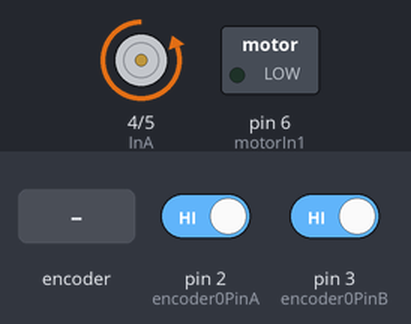
Recording of a sketch running on a simulated Arduino Uno, built with avr-gcc and run on an emulated ATmega328P. Parts: motor-driver pin pairs drawn as motors (green arrow = first pin HIGH = forward, orange = second pin HIGH = backward, longer = more drive, scaled by the enable pin), switched loads named in the sketch (green lamp = pin HIGH). The inputs (shaded band) are chosen by the test bench; at power-on: pin 2 (encoder0PinA) HIGH, pin 3 (encoder0PinB) HIGH. What the sketch prints to the serial monitor is not drawn.

Above: at 1.2 s.
1.3 s: rotary encoder on pin 2 (encoder0PinA) / pin 3 (encoder0PinB) turned 1 step (first pin leading)
3.3 s: rotary encoder on pin 2 (encoder0PinA) / pin 3 (encoder0PinB) turned 1 step (first pin leading)
Timing chart, 0 to 6.3 s (numbered marks = the images above; inputs shaded):
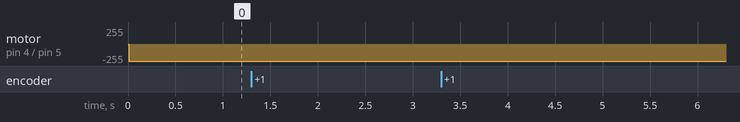

The sketch:

vnh5019_right.ino
```cpp
#define encoder0PinA  2
#define encoder0PinB  3

#define motorIn1 6
#define InA 4
#define InB 5
#define EN 7

#define LOOPTIME 40
#define FeedbackTime 100
#define CurrentLimit 8500 //for metal0

int pinAState = 0;
int pinAStateOld = 0;
int pinBState = 0;
int pinBStateOld = 0;

byte sT = 0;  //send start byte
byte sH = 0;  //send high byte
byte sL = 0;  //send low byte
byte sCS = 0;  //send current sense byte
byte sP = 0;  //send stop byte

byte rT = 0;  //receive start byte
byte rH = 0;  //receive high byte
byte rL = 0;  //receive low byte
byte rP = 0;  //receive stop byte

volatile long Encoderpos = 0;
volatile long unknownvalue = 0;

volatile int lastEncoded = 0;
unsigned long lastMilli = 0;                    // loop timing
unsigned long lastSend = 0;                    // send timing
long dT = 0;

double omega_target = 0.0;
double omega_actual = 0;

int PWM_val = 0;                                // (25% = 64; 50% = 127; 75% = 191; 100% = 255)
double CPR = 28;                                   // encoder count per revolution
double gear_ratio = 65.5;
int actual_send = 0;
int target_receive = 0;

float Kp = 0.9;
float Ki = 0.005;
float Kd = 0;
double error;
double pidTerm = 0;                                                            // PID correction
double sum_error, d_error=0;

double calculated_pidTerm;
double constrained_pidterm;

//current sense
int analogPin = A0;
unsigned int current = 0;
int current_send = 0;

//Motor Driver mode
int driver_mode = 0;
int driver_status = 0;

void setup()
{
 //Set PWM frequency for D5 & D6
 // set timer 0 divisor to     8 for PWM frequency of  7812.50 Hz
 TCCR0B = TCCR0B & B11111000 | B00000010;
 pinMode(encoder0PinA, INPUT);
 digitalWrite(encoder0PinA, HIGH);       // turn on pullup resistor
 pinMode(encoder0PinB, INPUT);
 digitalWrite(encoder0PinB, HIGH);       // turn on pullup resistor

 attachInterrupt(0, doEncoder, CHANGE);  // encoder pin on interrupt 0 - pin 2
 attachInterrupt(1, doEncoder, CHANGE);
 pinMode(InA, OUTPUT);
 pinMode(InB, OUTPUT);
 pinMode(EN, OUTPUT);
 //digitalWrite(EN, LOW);
 digitalWrite(EN, HIGH);
 Serial.begin (57600);
}

void loop()
{
  readCmd_wheel_angularVel();
  //CurrentMonitor();
  if((millis()-lastMilli) >= LOOPTIME)
     {                                    // enter tmed loop
        dT = millis()-lastMilli;
        lastMilli = millis();

        getMotorData();                                                           // calculate speed

        PWM_val = (updatePid(omega_target, omega_actual));                       // compute PWM value from rad/s

        if (omega_target == 0)  { PWM_val = 0;  sum_error = 0;  }

        if (PWM_val <= 0)   { analogWrite(motorIn1,abs(PWM_val));  digitalWrite(InA, LOW);  digitalWrite(InB, HIGH); }
        if (PWM_val > 0)    { analogWrite(motorIn1,abs(PWM_val));  digitalWrite(InA, HIGH);   digitalWrite(InB, LOW);}
     }

  if((millis()-lastSend) >= FeedbackTime)
     {                                    // enter tmed loop
        lastSend = millis();
        sendFeedback_wheel_angularVel(); //send actually speed to mega
     }
}

void readCmd_wheel_angularVel()
{
  if (Serial.available() >= 4)
  {
    char rT = (char)Serial.read(); //read target speed from mega
          if(rT == '{')
            {
              char commandArray[3];
              Serial.readBytes(commandArray,3);
              byte rH=commandArray[0];
              byte rL=commandArray[1];
              char rP=commandArray[2];
              if(rP=='}')
                {
                  target_receive = (rH<<8)+rL;
                  omega_target = double (target_receive*0.00031434064);  //convert received 16 bit integer to actual speed
                }
            }
  }
}

void sendFeedback_wheel_angularVel()
{
  //getMotorData();
  actual_send = int(omega_actual/0.00031434064); //convert rad/s to 16 bit integer to send
  //max current is 20400mA 20400/255 = 80
  current_send = current/80;
  char sT='{'; //send start byte
  byte sH = highByte(actual_send); //send high byte
  byte sL = lowByte(actual_send);  //send low byte
  sP = '}'; //send stop byte
  Serial.write(sT); Serial.write(sH); Serial.write(sL);
  Serial.write(sP);
}

void getMotorData()
{
  static long EncoderposPre = 0;
  omega_actual = ((Encoderpos - EncoderposPre)*(1000/dT))*2*PI/(CPR*gear_ratio);  //ticks/s to rad/s
  EncoderposPre = Encoderpos;
}

void CurrentMonitor()
{
    // 5V / 1024 ADC counts / 144 mV per A = 34 mA per count
    current = analogRead(analogPin) * 34;
}

double updatePid(double targetValue,double currentValue)
{
  static double last_error=0;
  error = targetValue - currentValue;

  sum_error = sum_error + error * dT;
  // Added by KKuei to bound sum_error range
  sum_error = constrain(sum_error, -2000, 2000);

  d_error = (error - last_error) / dT;
  pidTerm = Kp * error + Ki * sum_error + Kd * d_error;
  //pidTerm = Kp * error + Kd * d_error;
  last_error = error;

  calculated_pidTerm = pidTerm/0.04039215686;
  constrained_pidterm = constrain(calculated_pidTerm, -255, 255);

  return constrained_pidterm;
}


void doEncoder() {
  pinAState = digitalRead(2);
  pinBState = digitalRead(3);

  if (pinAState == 0 && pinBState == 0) {
    if (pinAStateOld == 1 && pinBStateOld == 0) // forward
      Encoderpos ++;
    if (pinAStateOld == 0 && pinBStateOld == 1) // reverse
      Encoderpos --;
  }
  if (pinAState == 0 && pinBState == 1) {
    if (pinAStateOld == 0 && pinBStateOld == 0) // forward
      Encoderpos ++;
    if (pinAStateOld == 1 && pinBStateOld == 1) // reverse
      Encoderpos --;
  }
  if (pinAState == 1 && pinBState == 1) {
    if (pinAStateOld == 0 && pinBStateOld == 1) // forward
      Encoderpos ++;
    if (pinAStateOld == 1 && pinBStateOld == 0) // reverse
      Encoderpos --;
  }

  if (pinAState == 1 && pinBState == 0) {
    if (pinAStateOld == 1 && pinBStateOld == 1) // forward
      Encoderpos ++;
    if (pinAStateOld == 0 && pinBStateOld == 0) // reverse
      Encoderpos --;
  }
  pinAStateOld = pinAState;
  pinBStateOld = pinBState;
}

void printMotorInfo()
{
   Serial.print(" target:");                  Serial.print(omega_target);
   Serial.print(" actual:");                  Serial.print(omega_actual);
   Serial.print("  dT:");                  Serial.print(dT);
   Serial.print("  sum_err:");                  Serial.print(sum_error);
   Serial.print("  Current:");                  Serial.print(current);
   Serial.print("  PWM_val:");                  Serial.print(PWM_val);

   Serial.println();
}
```

Measured:
- after the input at 1.3 s, every drawn part: stays the same
- after the input at 3.3 s, every drawn part: stays the same
